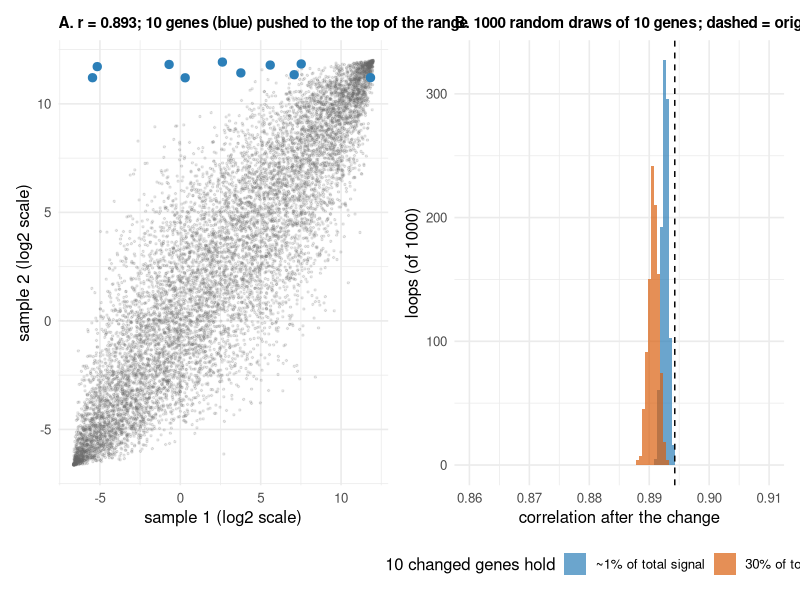

R code for this plot:
# Teaching example: 10 extreme genes (like rRNA) barely move the correlation of two log2-scale expression vectors.
# Run from the repository root.
set.seed(1)
n <- 10000; n_changed <- 10; n_loops <- 1000; rho <- 0.9
lo <- log2(0.01); hi <- 12                      # log2 scale, range of typical rlog / log2 values

# two vectors with correlation ~0.9 that both span [lo, hi] (Gaussian copula)
z <- MASS::mvrnorm(n, c(0, 0), matrix(c(1, rho, rho, 1), 2))
x <- lo + (hi - lo) * pnorm(z[, 1])
y <- lo + (hi - lo) * pnorm(z[, 2])
r0 <- cor(x, y)

# linear-scale share of the total taken by a set of genes
share <- function(v, idx) sum(2^v[idx]) / sum(2^v)

r_new <- numeric(n_loops); share_new <- numeric(n_loops)
for (i in seq_len(n_loops)) {
  idx <- sample(n, n_changed)
  y2 <- y
  y2[idx] <- runif(n_changed, hi - 1, hi)        # 10 random genes jump to the top of the range
  r_new[i] <- cor(x, y2)
  share_new[i] <- share(y2, idx)
}

# same test, but the 10 genes are set to hold 30% of the linear-scale total (like the 31% rRNA library)
r_30 <- replicate(n_loops, {
  idx <- sample(n, n_changed); y2 <- y
  y2[idx] <- log2(0.3 / 0.7 * sum(2^y[-idx]) / n_changed) + rnorm(n_changed, 0, 0.1)
  cor(x, y2)
})

cat(sprintf("baseline r = %.4f\n", r0))
cat(sprintf("scenario 1 (10 genes at 11-12, %.1f%% of linear total): r %.4f - %.4f over %d loops\n",
            100 * mean(share_new), min(r_new), max(r_new), n_loops))
cat(sprintf("scenario 2 (10 genes hold 30%% of linear total):      r %.4f - %.4f over %d loops\n\n",
            min(r_30), max(r_30), n_loops))

library(ggplot2); library(patchwork)
idx <- sample(n, n_changed); y2 <- y; y2[idx] <- runif(n_changed, hi - 1, hi)
d <- data.frame(x = x, y = y2, changed = seq_len(n) %in% idx)
pA <- ggplot(d[!d$changed, ], aes(x, y)) +
  geom_point(alpha = 0.15, size = 0.5, colour = "grey40") +
  geom_point(data = d[d$changed, ], colour = "#2C7FB8", size = 2.5) +
  labs(x = "sample 1 (log2 scale)", y = "sample 2 (log2 scale)",
       title = sprintf("A. r = %.3f; 10 genes (blue) pushed to the top of the range", cor(x, y2))) +
  theme_minimal(base_size = 12) + theme(plot.title = element_text(face = "bold", size = 11))
pB <- ggplot(data.frame(r = c(r_new, r_30), scenario = rep(c("~1% of total signal", "30% of total signal"), each = n_loops)),
             aes(r, fill = scenario)) +
  geom_histogram(binwidth = 0.0005, alpha = 0.7, position = "identity") +
  scale_fill_manual(values = c("#2C7FB8", "#D95F0E"), name = "10 changed genes hold", guide = guide_legend(nrow = 1)) +
  theme(legend.position = "bottom") +
  geom_vline(xintercept = r0, linetype = 2) +
  coord_cartesian(xlim = c(0.86, 0.91)) +
  labs(x = "correlation after the change", y = "loops (of 1000)",
       title = sprintf("B. %d random draws of 10 genes; dashed = original r", n_loops)) +
  theme_minimal(base_size = 12) + theme(plot.title = element_text(face = "bold", size = 11), legend.position = "bottom")
ggsave("scripts/post3_compositional_shift/compositional_shift.png", pA + pB, width = 11, height = 4.5, dpi = 300, bg = "white")
